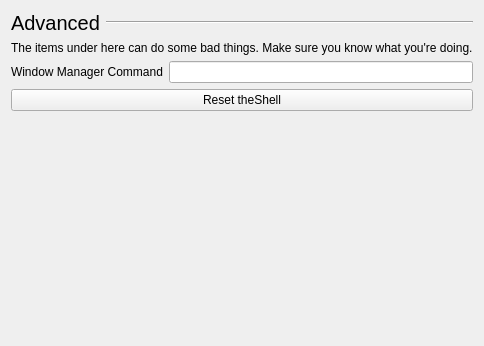
           <widget class="QWidget" name="DangerSettings">
            <layout class="QGridLayout" name="gridLayout_5">
             <item row="5" column="0">
              <spacer name="verticalSpacer_12">
               <property name="orientation">
                <enum>Qt::Vertical</enum>
               </property>
               <property name="sizeHint" stdset="0">
                <size>
                 <width>20</width>
                 <height>224</height>
                </size>
               </property>
              </spacer>
             </item>
             <item row="3" column="0">
              <widget class="QLabel" name="label_34">
               <property name="text">
                <string>Window Manager Command</string>
               </property>
              </widget>
             </item>
             <item row="3" column="1">
              <widget class="QLineEdit" name="windowManager"/>
             </item>
             <item row="1" column="0" colspan="2">
              <widget class="QLabel" name="label_25">
               <property name="text">
                <string>The items under here can do some bad things. Make sure you know what you're doing.</string>
               </property>
              </widget>
             </item>
             <item row="0" column="0" colspan="2">
              <widget class="QFrame" name="displayHeader_4">
               <property name="frameShape">
                <enum>QFrame::NoFrame</enum>
               </property>
               <property name="frameShadow">
                <enum>QFrame::Raised</enum>
               </property>
               <layout class="QHBoxLayout" name="horizontalLayout_18">
                <property name="leftMargin">
                 <number>0</number>
                </property>
                <property name="topMargin">
                 <number>0</number>
                </property>
                <property name="rightMargin">
                 <number>0</number>
                </property>
                <property name="bottomMargin">
                 <number>0</number>
                </property>
                <item>
                 <widget class="QLabel" name="displayLabel_4">
                  <property name="font">
                   <font>
                    <pointsize>15</pointsize>
                   </font>
                  </property>
                  <property name="text">
                   <string>Advanced</string>
                  </property>
                 </widget>
                </item>
                <item>
                 <widget class="Line" name="displayLine_4">
                  <property name="sizePolicy">
                   <sizepolicy hsizetype="Expanding" vsizetype="Fixed">
                    <horstretch>0</horstretch>
                    <verstretch>0</verstretch>
                   </sizepolicy>
                  </property>
                  <property name="orientation">
                   <enum>Qt::Horizontal</enum>
                  </property>
                 </widget>
                </item>
               </layout>
              </widget>
             </item>
             <item row="4" column="0" colspan="2">
              <widget class="QPushButton" name="resetButton">
               <property name="text">
                <string>Reset theShell</string>
               </property>
               <property name="icon">
                <iconset theme="view-refresh">
                 <normaloff>.</normaloff>.</iconset>
               </property>
              </widget>
             </item>
            </layout>
           </widget>
